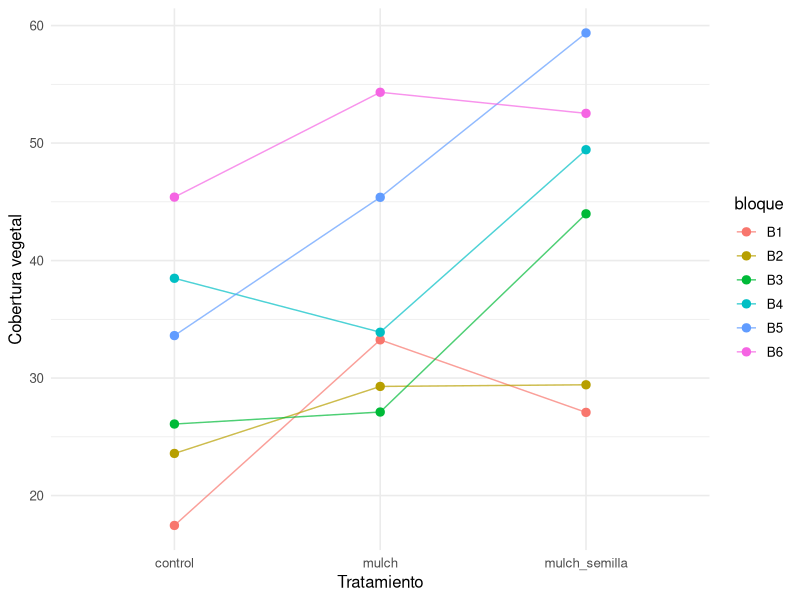

Generate this figure with R:
## ---- chunk 1
set.seed(2402)

bloques <- factor(paste0("B", 1:6))
tratamientos <- c("control", "mulch", "mulch_semilla")

diseno <- do.call(rbind, lapply(bloques, function(b) {
  data.frame(
    bloque = b,
    parcela = seq_len(3),
    tratamiento = sample(tratamientos)
  )
}))

diseno$bloque <- factor(diseno$bloque, levels = bloques)
diseno$tratamiento <- factor(
  diseno$tratamiento,
  levels = tratamientos
)

diseno
with(diseno, table(bloque, tratamiento))
## ---- chunk 2
efecto_trat <- c(control = 0, mulch = 6, mulch_semilla = 12)
efecto_bloque <- c(B1 = -12, B2 = -7, B3 = -2, B4 = 3, B5 = 8, B6 = 13)

diseno$media_verdadera <- 30 +
  efecto_trat[diseno$tratamiento] +
  efecto_bloque[diseno$bloque]

diseno$cobertura <- rnorm(nrow(diseno), diseno$media_verdadera, sd = 4)
## ---- chunk 3
library(ggplot2)

ggplot(diseno, aes(tratamiento, cobertura, group = bloque, colour = bloque)) +
  geom_point(size = 2.5) +
  geom_line(alpha = 0.7) +
  labs(x = "Tratamiento", y = "Cobertura vegetal") +
  theme_minimal(base_size = 12)
## ---- chunk 4
modelo_ignora_bloque <- lm(cobertura ~ tratamiento, data = diseno)
modelo_con_bloque <- lm(cobertura ~ tratamiento + bloque, data = diseno)

summary(modelo_ignora_bloque)
summary(modelo_con_bloque)
## ---- chunk 5
coef(summary(modelo_ignora_bloque))
coef(summary(modelo_con_bloque))[grep("tratamiento", rownames(coef(summary(modelo_con_bloque)))), ]
## ---- chunk 6
set.seed(99)
diseno$bloque_irrelevante <- factor(sample(rep(1:6, each = 3)))
modelo_bloque_irrelevante <- lm(
  cobertura ~ tratamiento + bloque_irrelevante,
  data = diseno
)

summary(modelo_bloque_irrelevante)
